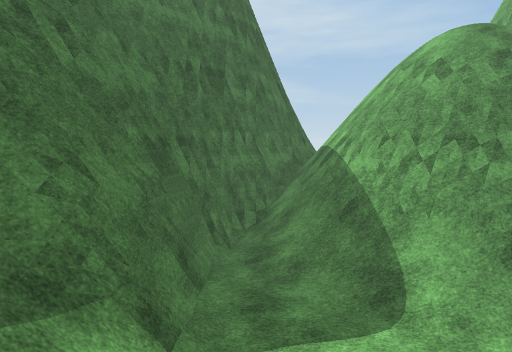
[1] (above)

14 first-person views from a walk through a scene from a Unity 3-D project. The camera is 1.3 m above the floor, tilts 6° down and sees 75° across. The floor is counted in squares, 1 m on a side. Each view is taken from the middle of a square. On the plan, view 1 faces up. The plan holds only what a view shows up to about 14 squares ahead; the rest is blank. The place goes on beyond the plan. The player is left out. Some surface patterns are stand-ins.

[2]
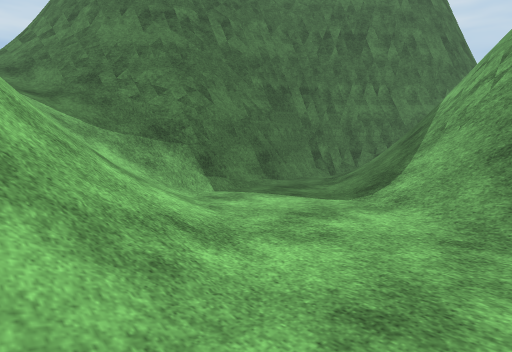

[3]
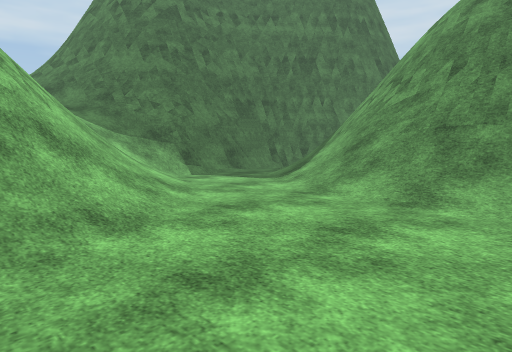

[4]
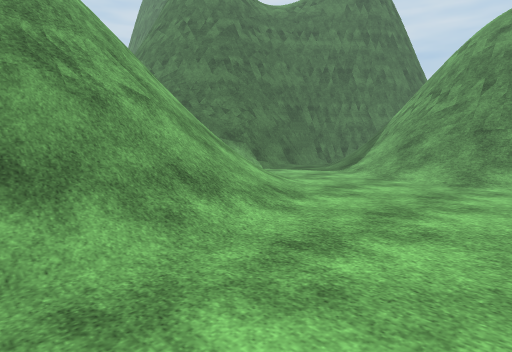

[5]
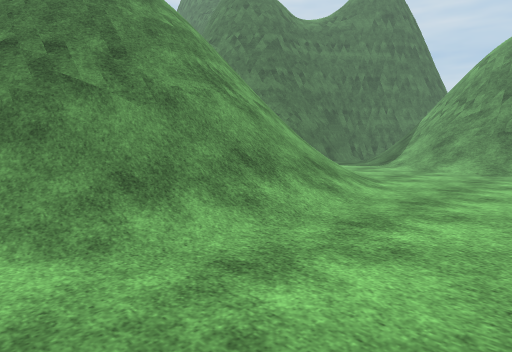

[6]
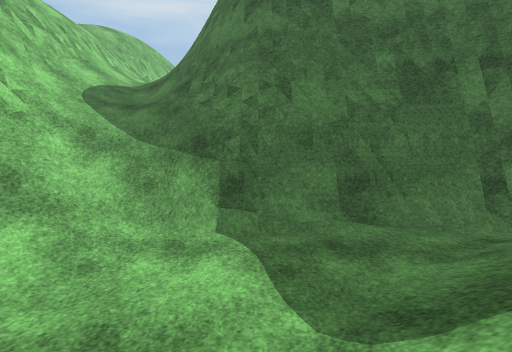

[7]
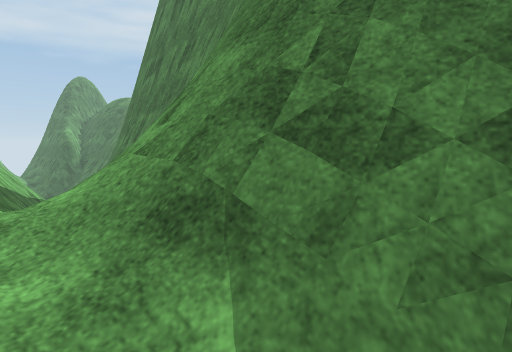

[8]
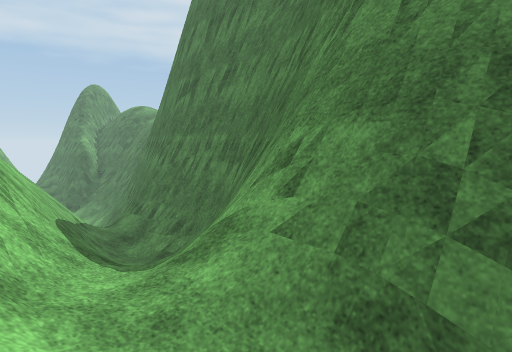

[9]
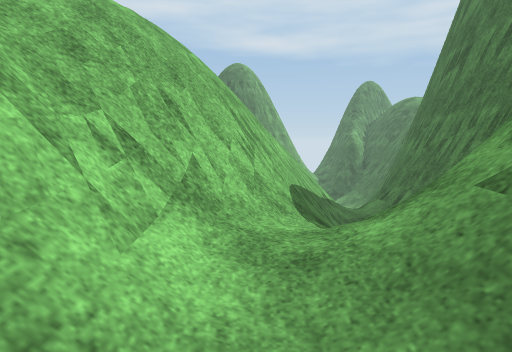

[10]
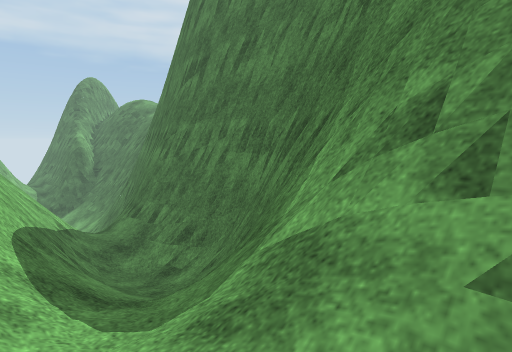

[11]
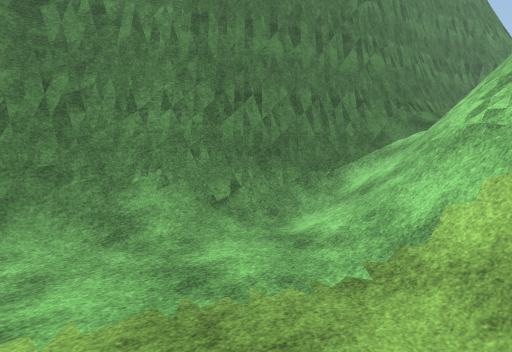

[12]
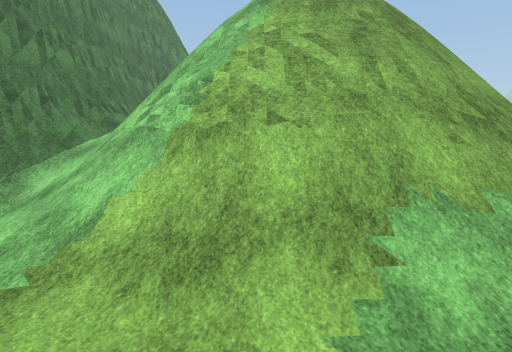

[13]
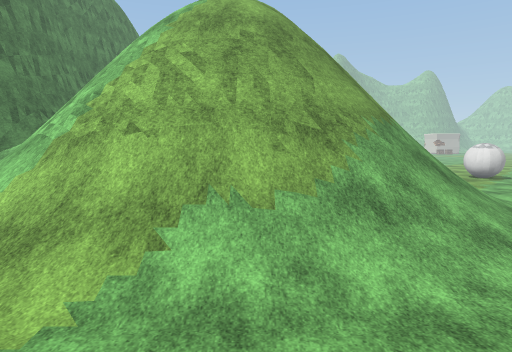

[14]
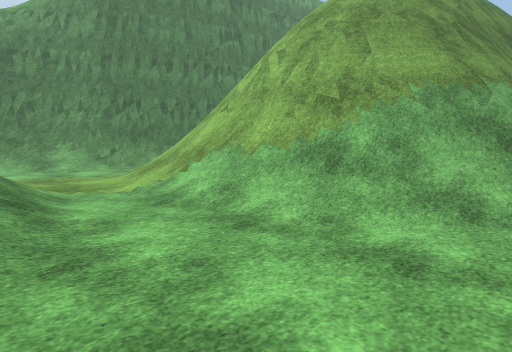

### Floor plan
Key: @ floor where view 1 was taken; # wall or solid block; . main floor; : floor 2.5 m higher than the main floor; + floor 2.75 m higher than the main floor; * floor 4.25 m higher than the main floor; % floor 4.5 m higher than the main floor; / step, stairs or slope; = window, fence, low wall or low ledge; ^ raised ledge.
Columns run from 36 left of view 1 to 10 right of it. Each row starts with its distance up from view 1.
 13                                     ####
 12                                    ##/##
 11                                    #//=#
 10                                   ##//=##
  9   #####                           #=///=###
  8   ===###                          #=.///=####
  7   ////=####                       #=..///==###
  6   ..//===#######                ###=...///////
  5   ......////==########         ##^#=....//////
  4   .....////////+//==###      ###===/.......///
  3   ....////##===////://#########=/////.........
  2   ...////==########/////=###==/////////.......
  1   ...////=##     ##==///////////////////.......
  0  //..///#=##      ####=/%**/////////@////......
 -1  //.////=##         ####== //#==#####=////.....
 -2  //.////##            ###########   #=////....
 -3  /..////#                           ##=////....
 -4 //..////##                           ###///....
 -5  /..////###                          ##=///....
 -6 /....///=###                          #=///...
 -7 .....////=###                         #=///....
 -8 ......////=###                       ## ///....
 -9  .....///// =                       ###////....
-10 . ...  ////                         ##=///....
-11          //                               ... .

Positions as (right, up) in squares from view 1, and headings:
1: (0, 0), facing up
2: (6, -1), facing up-left
3: (10, -3), facing up-left
4: (10, -7), facing up-left
5: (10, -11), facing up-left
6: (5, 5), facing left
7: (-8, 0), facing up-left
8: (-9, -1), facing up-left
9: (-9, 0), facing left
10: (-11, 0), facing up-left
11: (-35, 0), facing up-right
12: (-35, -1), facing right
13: (-36, -4), facing right
14: (-36, -10), facing up-right
